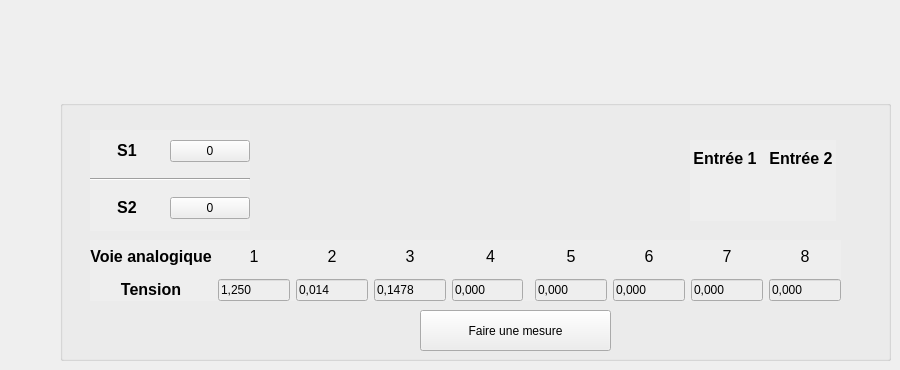
    <widget class="QWidget" name="Mesure">
     <attribute name="title">
      <string>Mesure en direct</string>
     </attribute>
     <widget class="QGroupBox" name="groupBox_4">
      <property name="geometry">
       <rect>
        <x>60</x>
        <y>100</y>
        <width>831</width>
        <height>261</height>
       </rect>
      </property>
      <property name="styleSheet">
       <string notr="true">background-color: rgb(238, 238, 238);</string>
      </property>
      <property name="title">
       <string/>
      </property>
      <widget class="QWidget" name="gridLayoutWidget">
       <property name="geometry">
        <rect>
         <x>630</x>
         <y>40</y>
         <width>146</width>
         <height>81</height>
        </rect>
       </property>
       <layout class="QGridLayout" name="gridLayout_2">
        <item row="0" column="1">
         <widget class="QLabel" name="label_2">
          <property name="text">
           <string>&lt;html&gt;&lt;head/&gt;&lt;body&gt;&lt;p align=&quot;center&quot;&gt;&lt;span style=&quot; font-size:12pt; font-weight:600;&quot;&gt;Entrée 2&lt;/span&gt;&lt;/p&gt;&lt;/body&gt;&lt;/html&gt;</string>
          </property>
         </widget>
        </item>
        <item row="0" column="0">
         <widget class="QLabel" name="label">
          <property name="text">
           <string>&lt;html&gt;&lt;head/&gt;&lt;body&gt;&lt;p align=&quot;center&quot;&gt;&lt;span style=&quot; font-size:12pt; font-weight:600;&quot;&gt;Entrée 1&lt;/span&gt;&lt;/p&gt;&lt;/body&gt;&lt;/html&gt;</string>
          </property>
         </widget>
        </item>
        <item row="1" column="0">
         <widget class="HLed" name="led1" native="true"/>
        </item>
        <item row="1" column="1">
         <widget class="HLed" name="led2" native="true"/>
        </item>
       </layout>
      </widget>
      <widget class="QWidget" name="verticalLayoutWidget">
       <property name="geometry">
        <rect>
         <x>30</x>
         <y>30</y>
         <width>160</width>
         <height>101</height>
        </rect>
       </property>
       <layout class="QVBoxLayout" name="verticalLayout">
        <item>
         <layout class="QHBoxLayout" name="horizontalLayout_2">
          <item>
           <widget class="QLabel" name="label_S1">
            <property name="styleSheet">
             <string notr="true"/>
            </property>
            <property name="text">
             <string>&lt;html&gt;&lt;head/&gt;&lt;body&gt;&lt;p align=&quot;center&quot;&gt;&lt;span style=&quot; font-size:12pt; font-weight:600;&quot;&gt;S1&lt;/span&gt;&lt;/p&gt;&lt;/body&gt;&lt;/html&gt;</string>
            </property>
           </widget>
          </item>
          <item>
           <widget class="QPushButton" name="pushButton_S1">
            <property name="styleSheet">
             <string notr="true"/>
            </property>
            <property name="text">
             <string>0</string>
            </property>
            <property name="icon">
             <iconset resource="ressources.qrc">
              <normaloff>:/new/prefix1/green-led-on-md.png</normaloff>:/new/prefix1/green-led-on-md.png</iconset>
            </property>
            <property name="iconSize">
             <size>
              <width>32</width>
              <height>32</height>
             </size>
            </property>
           </widget>
          </item>
         </layout>
        </item>
        <item>
         <widget class="Line" name="line">
          <property name="orientation">
           <enum>Qt::Horizontal</enum>
          </property>
         </widget>
        </item>
        <item>
         <layout class="QHBoxLayout" name="horizontalLayout_3">
          <item>
           <widget class="QLabel" name="label_S2">
            <property name="styleSheet">
             <string notr="true"/>
            </property>
            <property name="text">
             <string>&lt;html&gt;&lt;head/&gt;&lt;body&gt;&lt;p align=&quot;center&quot;&gt;&lt;span style=&quot; font-size:12pt; font-weight:600;&quot;&gt;S2&lt;/span&gt;&lt;/p&gt;&lt;/body&gt;&lt;/html&gt;</string>
            </property>
           </widget>
          </item>
          <item>
           <widget class="QPushButton" name="pushButton_S2">
            <property name="styleSheet">
             <string notr="true"/>
            </property>
            <property name="text">
             <string>0</string>
            </property>
            <property name="icon">
             <iconset resource="ressources.qrc">
              <normaloff>:/new/prefix1/red-led-on-md.png</normaloff>:/new/prefix1/red-led-on-md.png</iconset>
            </property>
            <property name="iconSize">
             <size>
              <width>32</width>
              <height>32</height>
             </size>
            </property>
           </widget>
          </item>
         </layout>
        </item>
       </layout>
      </widget>
      <widget class="QWidget" name="layoutWidget">
       <property name="geometry">
        <rect>
         <x>30</x>
         <y>140</y>
         <width>751</width>
         <height>61</height>
        </rect>
       </property>
       <layout class="QGridLayout" name="gridLayout">
        <item row="0" column="7">
         <widget class="QLabel" name="label_11">
          <property name="text">
           <string>&lt;html&gt;&lt;head/&gt;&lt;body&gt;&lt;p align=&quot;center&quot;&gt;&lt;span style=&quot; font-size:12pt;&quot;&gt;6&lt;/span&gt;&lt;/p&gt;&lt;/body&gt;&lt;/html&gt;</string>
          </property>
         </widget>
        </item>
        <item row="0" column="3">
         <widget class="QLabel" name="label_8">
          <property name="text">
           <string>&lt;html&gt;&lt;head/&gt;&lt;body&gt;&lt;p align=&quot;center&quot;&gt;&lt;span style=&quot; font-size:12pt;&quot;&gt;3&lt;/span&gt;&lt;/p&gt;&lt;/body&gt;&lt;/html&gt;</string>
          </property>
         </widget>
        </item>
        <item row="0" column="2">
         <widget class="QLabel" name="label_7">
          <property name="text">
           <string>&lt;html&gt;&lt;head/&gt;&lt;body&gt;&lt;p align=&quot;center&quot;&gt;&lt;span style=&quot; font-size:12pt;&quot;&gt;2&lt;/span&gt;&lt;/p&gt;&lt;/body&gt;&lt;/html&gt;</string>
          </property>
         </widget>
        </item>
        <item row="0" column="1">
         <widget class="QLabel" name="label_6">
          <property name="text">
           <string>&lt;html&gt;&lt;head/&gt;&lt;body&gt;&lt;p align=&quot;center&quot;&gt;&lt;span style=&quot; font-size:12pt;&quot;&gt;1&lt;/span&gt;&lt;/p&gt;&lt;/body&gt;&lt;/html&gt;</string>
          </property>
         </widget>
        </item>
        <item row="0" column="4" colspan="2">
         <widget class="QLabel" name="label_9">
          <property name="text">
           <string>&lt;html&gt;&lt;head/&gt;&lt;body&gt;&lt;p align=&quot;center&quot;&gt;&lt;span style=&quot; font-size:12pt;&quot;&gt;4&lt;/span&gt;&lt;/p&gt;&lt;/body&gt;&lt;/html&gt;</string>
          </property>
         </widget>
        </item>
        <item row="0" column="6">
         <widget class="QLabel" name="label_10">
          <property name="text">
           <string>&lt;html&gt;&lt;head/&gt;&lt;body&gt;&lt;p align=&quot;center&quot;&gt;&lt;span style=&quot; font-size:12pt;&quot;&gt;5&lt;/span&gt;&lt;/p&gt;&lt;/body&gt;&lt;/html&gt;</string>
          </property>
         </widget>
        </item>
        <item row="0" column="8">
         <widget class="QLabel" name="label_12">
          <property name="text">
           <string>&lt;html&gt;&lt;head/&gt;&lt;body&gt;&lt;p align=&quot;center&quot;&gt;&lt;span style=&quot; font-size:12pt;&quot;&gt;7&lt;/span&gt;&lt;/p&gt;&lt;/body&gt;&lt;/html&gt;</string>
          </property>
         </widget>
        </item>
        <item row="0" column="9">
         <widget class="QLabel" name="label_13">
          <property name="text">
           <string>&lt;html&gt;&lt;head/&gt;&lt;body&gt;&lt;p align=&quot;center&quot;&gt;&lt;span style=&quot; font-size:12pt;&quot;&gt;8&lt;/span&gt;&lt;/p&gt;&lt;/body&gt;&lt;/html&gt;</string>
          </property>
         </widget>
        </item>
        <item row="1" column="4">
         <widget class="QLineEdit" name="Analog4">
          <property name="text">
           <string>0,000</string>
          </property>
         </widget>
        </item>
        <item row="1" column="1">
         <widget class="QLineEdit" name="Analog1">
          <property name="text">
           <string>1,250</string>
          </property>
         </widget>
        </item>
        <item row="1" column="3">
         <widget class="QLineEdit" name="Analog3">
          <property name="text">
           <string>0,1478</string>
          </property>
         </widget>
        </item>
        <item row="1" column="2">
         <widget class="QLineEdit" name="Analog2">
          <property name="text">
           <string>0,014</string>
          </property>
         </widget>
        </item>
        <item row="1" column="8">
         <widget class="QLineEdit" name="Analog7">
          <property name="text">
           <string>0,000</string>
          </property>
         </widget>
        </item>
        <item row="1" column="7">
         <widget class="QLineEdit" name="Analog6">
          <property name="text">
           <string>0,000</string>
          </property>
         </widget>
        </item>
        <item row="1" column="9">
         <widget class="QLineEdit" name="Analog8">
          <property name="text">
           <string>0,000</string>
          </property>
         </widget>
        </item>
        <item row="1" column="6">
         <widget class="QLineEdit" name="Analog5">
          <property name="text">
           <string>0,000</string>
          </property>
         </widget>
        </item>
        <item row="0" column="0">
         <widget class="QLabel" name="label_16">
          <property name="text">
           <string>&lt;html&gt;&lt;head/&gt;&lt;body&gt;&lt;p align=&quot;center&quot;&gt;&lt;span style=&quot; font-size:12pt; font-weight:600;&quot;&gt;Voie analogique&lt;/span&gt;&lt;/p&gt;&lt;/body&gt;&lt;/html&gt;</string>
          </property>
         </widget>
        </item>
        <item row="1" column="0">
         <widget class="QLabel" name="label_20">
          <property name="text">
           <string>&lt;html&gt;&lt;head/&gt;&lt;body&gt;&lt;p align=&quot;center&quot;&gt;&lt;span style=&quot; font-size:12pt; font-weight:600;&quot;&gt;Tension&lt;/span&gt;&lt;/p&gt;&lt;/body&gt;&lt;/html&gt;</string>
          </property>
         </widget>
        </item>
       </layout>
      </widget>
      <widget class="QPushButton" name="lireMesure">
       <property name="geometry">
        <rect>
         <x>360</x>
         <y>210</y>
         <width>191</width>
         <height>41</height>
        </rect>
       </property>
       <property name="styleSheet">
        <string notr="true">font: 12pt &quot;Arial&quot;;</string>
       </property>
       <property name="text">
        <string>Faire une mesure</string>
       </property>
       <property name="icon">
        <iconset resource="ressources.qrc">
         <normaloff>:/new/prefix1/reload.png</normaloff>:/new/prefix1/reload.png</iconset>
       </property>
       <property name="iconSize">
        <size>
         <width>32</width>
         <height>32</height>
        </size>
       </property>
      </widget>
     </widget>
    </widget>
